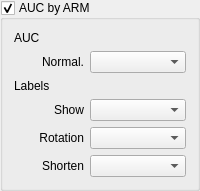
               <widget class="QGroupBox" name="groupBox_auc_by_arm">
                <property name="title">
                 <string>AUC by ARM</string>
                </property>
                <property name="checkable">
                 <bool>true</bool>
                </property>
                <layout class="QVBoxLayout" name="verticalLayout_10">
                 <item>
                  <widget class="QLabel" name="label_38">
                   <property name="text">
                    <string>AUC</string>
                   </property>
                  </widget>
                 </item>
                 <item>
                  <layout class="QHBoxLayout" name="horizontalLayout_27">
                   <item>
                    <widget class="QLabel" name="label_35">
                     <property name="minimumSize">
                      <size>
                       <width>70</width>
                       <height>0</height>
                      </size>
                     </property>
                     <property name="maximumSize">
                      <size>
                       <width>70</width>
                       <height>16777215</height>
                      </size>
                     </property>
                     <property name="text">
                      <string>Normal.</string>
                     </property>
                     <property name="alignment">
                      <set>Qt::AlignRight|Qt::AlignTrailing|Qt::AlignVCenter</set>
                     </property>
                    </widget>
                   </item>
                   <item>
                    <widget class="QComboBox" name="comboBox_auc_normalize"/>
                   </item>
                  </layout>
                 </item>
                 <item>
                  <widget class="QLabel" name="label_37">
                   <property name="text">
                    <string>Labels</string>
                   </property>
                  </widget>
                 </item>
                 <item>
                  <layout class="QHBoxLayout" name="horizontalLayout_22">
                   <item>
                    <widget class="QLabel" name="label_34">
                     <property name="minimumSize">
                      <size>
                       <width>70</width>
                       <height>0</height>
                      </size>
                     </property>
                     <property name="maximumSize">
                      <size>
                       <width>70</width>
                       <height>16777215</height>
                      </size>
                     </property>
                     <property name="text">
                      <string>Show</string>
                     </property>
                     <property name="alignment">
                      <set>Qt::AlignRight|Qt::AlignTrailing|Qt::AlignVCenter</set>
                     </property>
                    </widget>
                   </item>
                   <item>
                    <widget class="QComboBox" name="comboBox_auc_show_labels"/>
                   </item>
                  </layout>
                 </item>
                 <item>
                  <layout class="QHBoxLayout" name="horizontalLayout_33">
                   <item>
                    <widget class="QLabel" name="label_47">
                     <property name="sizePolicy">
                      <sizepolicy hsizetype="Fixed" vsizetype="Preferred">
                       <horstretch>0</horstretch>
                       <verstretch>0</verstretch>
                      </sizepolicy>
                     </property>
                     <property name="minimumSize">
                      <size>
                       <width>70</width>
                       <height>0</height>
                      </size>
                     </property>
                     <property name="maximumSize">
                      <size>
                       <width>70</width>
                       <height>16777215</height>
                      </size>
                     </property>
                     <property name="text">
                      <string>Rotation</string>
                     </property>
                     <property name="alignment">
                      <set>Qt::AlignRight|Qt::AlignTrailing|Qt::AlignVCenter</set>
                     </property>
                    </widget>
                   </item>
                   <item>
                    <widget class="QComboBox" name="comboBox_auc_by_arm_label_rotation"/>
                   </item>
                  </layout>
                 </item>
                 <item>
                  <layout class="QHBoxLayout" name="horizontalLayout_26">
                   <item>
                    <widget class="QLabel" name="label_36">
                     <property name="minimumSize">
                      <size>
                       <width>70</width>
                       <height>0</height>
                      </size>
                     </property>
                     <property name="maximumSize">
                      <size>
                       <width>70</width>
                       <height>16777215</height>
                      </size>
                     </property>
                     <property name="text">
                      <string>Shorten</string>
                     </property>
                     <property name="alignment">
                      <set>Qt::AlignRight|Qt::AlignTrailing|Qt::AlignVCenter</set>
                     </property>
                    </widget>
                   </item>
                   <item>
                    <widget class="QComboBox" name="comboBox_auc_shorten_labels"/>
                   </item>
                  </layout>
                 </item>
                </layout>
               </widget>
